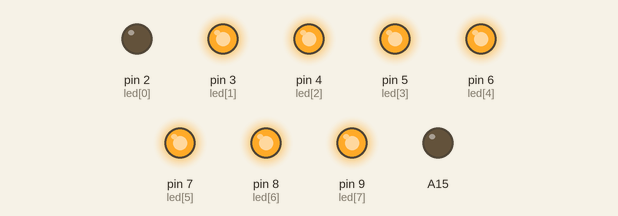
Simulated run of this sketch. Board: Arduino Mega 2560, built with avr-gcc and run on an emulated ATmega2560. Parts: output pins drawn as LEDs (lit = HIGH).

Above: at 0.2 s.
At 1.2 s:
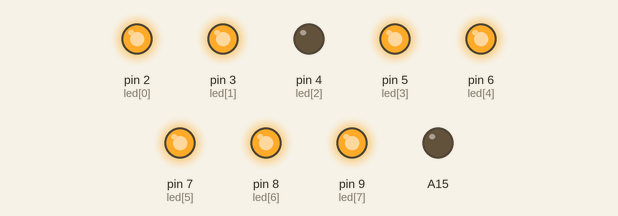
At 1.7 s:
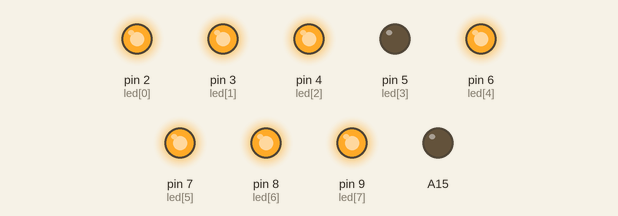
At 2.2 s:
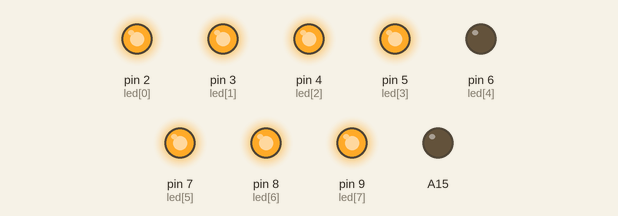
At 3.0 s:
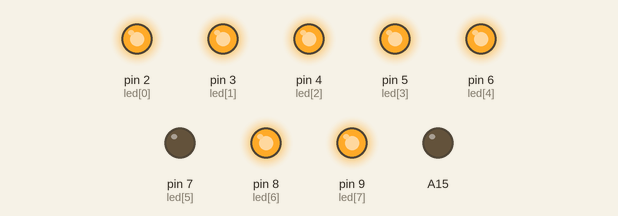
At 5.2 s:
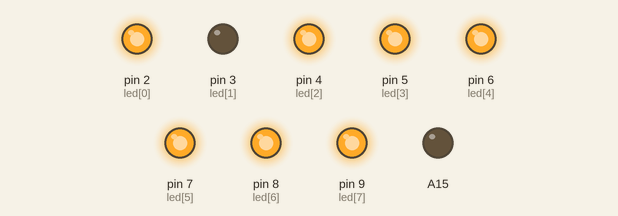
Timing chart, 0 to 6.9 s (numbered marks = the images above):
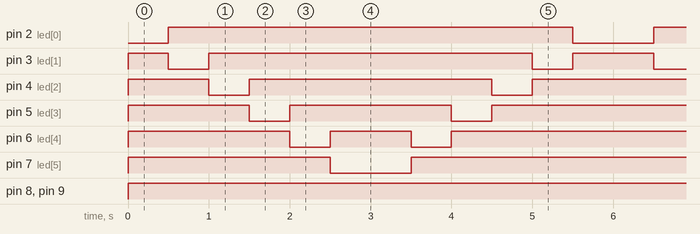

Measured:
- by itself, pin 2 (led[0]): alternates HIGH for 5.0 s and LOW for 1.0 s
- by itself, pin 3 (led[1]): repeats every 6.0 s: LOW 0.50 s, HIGH 4.0 s, LOW 0.50 s, HIGH 1.0 s
- by itself, pin 4 (led[2]): repeats every 6.0 s: LOW 0.50 s, HIGH 3.0 s, LOW 0.50 s, HIGH 2.0 s
- by itself, pin 5 (led[3]): repeats every 6.0 s: LOW 0.50 s, HIGH 2.0 s, LOW 0.50 s, HIGH 3.0 s
- by itself, pin 6 (led[4]): repeats every 6.0 s: LOW 0.50 s, HIGH 1.0 s, LOW 0.50 s, HIGH 4.0 s
- by itself, pin 7 (led[5]): repeats every 6.0 s: LOW 1.0 s, HIGH 5.0 s
- by itself, pin 8 (led[6]), pin 9 (led[7]): LOW → HIGH at 0.00 s

The sketch:

work01_3.ino
```cpp
const int led[] = {2,3,4,5,6,7,8,9};
const int led1[] = {9,8,7,6,5,4,3,2};
int i,i1;
int j,j1=0;
void setup() {
  // put your setup code here, to run once:
  for(int i=0;i<8;i++){
    pinMode(led[i],OUTPUT);
    pinMode(A15,OUTPUT);
    digitalWrite(A15,LOW);
  }
}

void loop() {
  // put your main code here, to run repeatedly:
   for(int i=0;i<8;i++){
    digitalWrite(led[i],HIGH);
    }
    digitalWrite(led[j],LOW);
    delay(500);
    j++;
    if(j==6){
      while(j!=0){
        --j;
        for(int i=0;i<8;i++){
          digitalWrite(led[i],HIGH);
        }
        digitalWrite(led[j],LOW);
        delay(500);
      }
    }
}
```
